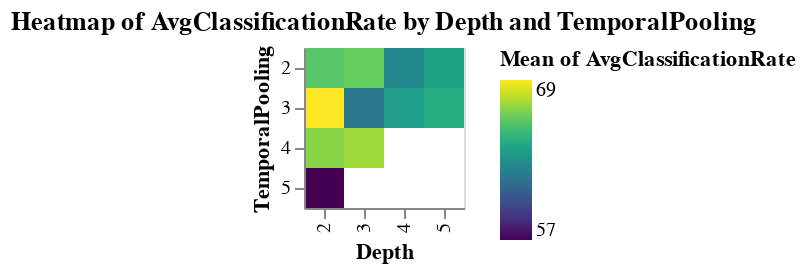

The cell this chart's notebook holds for it:
### Code cell
chart = alt.Chart(df).mark_rect().encode(
    x=alt.X('Depth:O'),
    y=alt.Y('TemporalPooling:N'),
    color=alt.Color('mean(AvgClassificationRate):Q', scale=alt.Scale(scheme='viridis')),
    tooltip=['Depth', 'TemporalPooling', 'mean(AvgClassificationRate)']
).properties(
    title='Heatmap of AvgClassificationRate by Depth and TemporalPooling'
)

chart

### Figure 1 — Vega-Lite specification as saved in the notebook (floating-point values rounded to 4 significant figures; data arrays with more than 128 entries replaced by an {"elided": "..."} marker saying what was removed)
{"config": {"view": {"continuousWidth": 300, "continuousHeight": 300}}, "data": {"name": "data-53a41ac746499b8a045c4ec0408bb457"}, "mark": {"type": "rect"}, "encoding": {"color": {"aggregate": "mean", "field": "AvgClassificationRate", "scale": {"scheme": "viridis"}, "type": "quantitative"}, "tooltip": [{"field": "Depth", "type": "quantitative"}, {"field": "TemporalPooling", "type": "quantitative"}, {"aggregate": "mean", "field": "AvgClassificationRate", "type": "quantitative"}], "x": {"field": "Depth", "type": "ordinal"}, "y": {"field": "TemporalPooling", "type": "nominal"}}, "title": "Heatmap of AvgClassificationRate by Depth and TemporalPooling", "$schema": "https://vega.github.io/schema/vega-lite/v5.20.1.json", "datasets": {"data-53a41ac746499b8a045c4ec0408bb457": {"elided": "297 records"}}}
